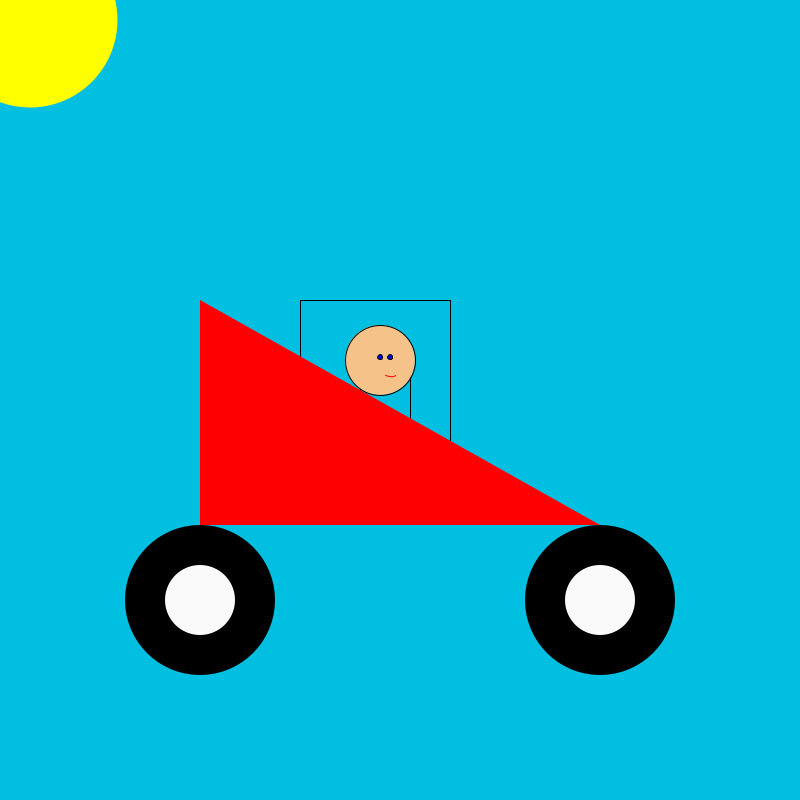
Frame 1 (no input)
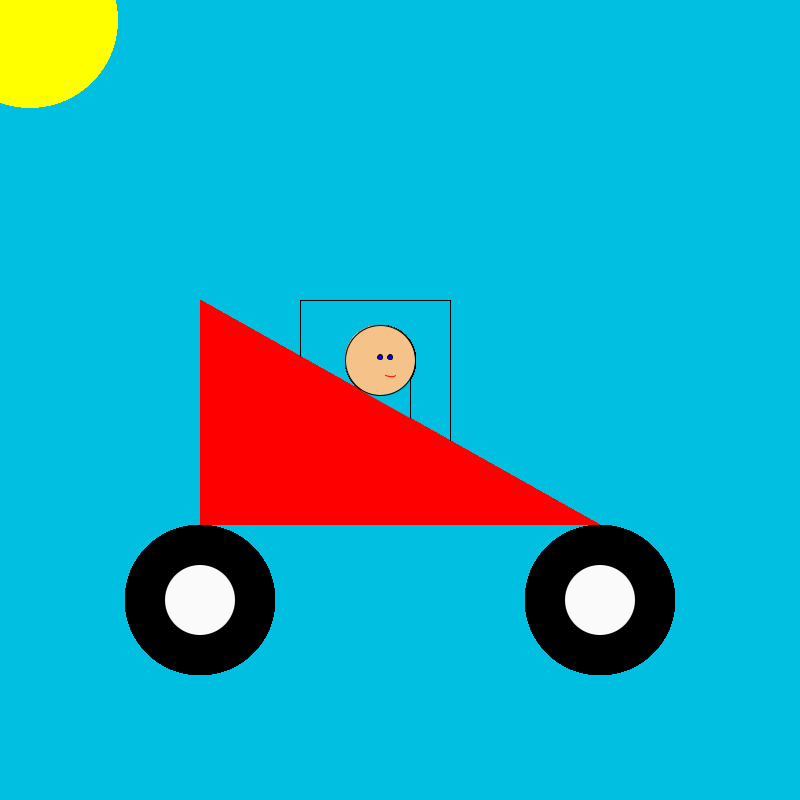
Frame 60 (the mouse pressed at the canvas centre just before this capture)
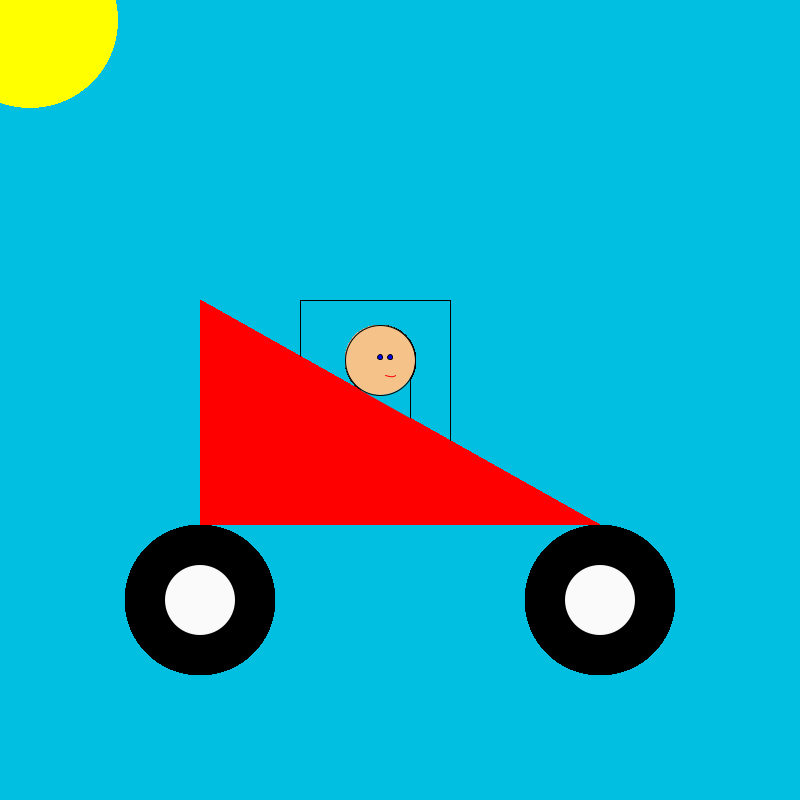
Frame 120 (the mouse held since frame 60 and released just before this capture)

The Processing sketch that drew these frames (run headless with seeded random() and noise(); from frame 60 on, the mouse is pressed at the canvas centre):

// Processing sketch: processing_182776
// ── processing_182776.pde

void setup () 
{
  size (800,800);
  background (0,191,225);
}

void draw ()
{
noStroke();
fill(255,255,0);
  ellipse(30,20,175,175);

  
  stroke(1);
noFill();
rect(300,300,150,150);


 fill(0,191,225);
rect(360,370,50,70);


fill(245,195,137);
ellipse(380,360,70,70);


fill(0,0,250);
ellipse(390,357,5,5);
ellipse(380,357,5,5);

noFill();
stroke(255,0,0);
curve(360,365,385,375,395,375,395,365);


   fill(255,0,0);
  strokeWeight (4);
  noStroke();
  triangle(200,525, 600,525, 200,300);
  

  
  
  strokeWeight (8);
  fill(0);
  ellipse(200,600,150,150);
  ellipse(600,600,150,150);
  
    fill(250);
  ellipse(200,600,70,70);
  ellipse(600,600,70,70);
  
  strokeWeight(1);


 
  
  
 
  
  

 



 
  
   }
